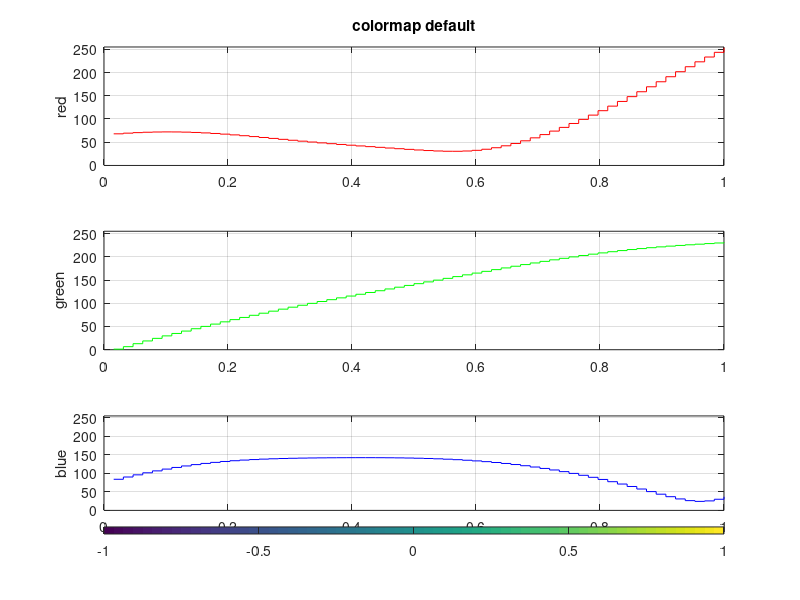

Reproduce this figure in MATLAB.
function mc = mycolormap (m)

MAP = {'default', ...
       'jet', ...
       'hot', ...
       'gray', ...
       'bone', ...
       'pink', ...
       'copper', ...
       'cool', ...
       'autumn', ...
       'winter', ...
       'spring', ...
       'summer', ...
       'hsv', ...
       'prism', ...
       'flag', ...
       'white'};

if (nargin == 0)
    m = 1;
end

if (isnumeric (m))
    if (m < 1) | (m > length (MAP))
        m = 1;
    end
    mapname = MAP{m};
else
   mapname = m;
end 
cm = 255 * colormap (mapname);

if (nargout == 0)
    l = (1 : length (cm)) / length (cm);
    subplot (3, 1, 1)
    stairs (l, cm (:, 1), 'r');
    title (['colormap ', mapname]);
    ylabel ('red');
    xlim ([0, l(end)])
    ylim ([0, 255]);
    grid on;
    subplot (3, 1, 2)
    stairs (l, cm (:, 2), 'g');
    ylabel ('green');
    xlim ([0, l(end)])
    ylim ([0, 255]);
    grid on;
    subplot (3, 1, 3)
    stairs (l, cm (:, 3), 'b');
    ylabel ('blue');
    xlim ([0, l(end)])
    ylim ([0, 255]);
    grid on;
    colorbar ('southoutside')
end

%!demo
%! for m = 1:16
%!    figure (m);
%!    mycolormap (m)
%! end

